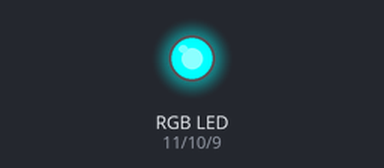
Simulated run of this sketch. Board: Arduino Uno, built with avr-gcc and run on an emulated ATmega328P. Parts: an RGB LED mixed from three pins (HIGH = lit).

Above: at 12.8 s.
At 26.2 s:
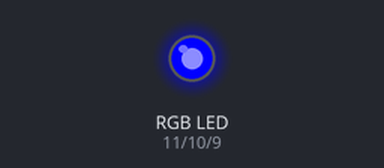
At 39.5 s:
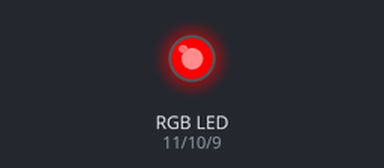
Timing chart, 0 to 40.0 s (numbered marks = the images above):
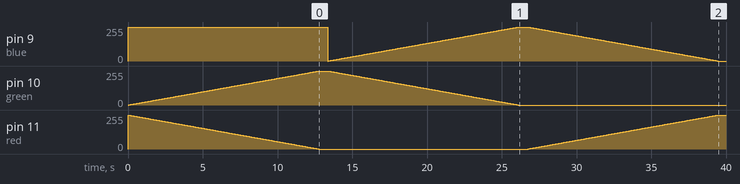

Measured:
- by itself, pin 10 (green): rises from 0/255 to 255/255 in 12.7 s, then falls to 0/255 in 13.4 s

The sketch:

piranha_led.ino
```cpp
/* http://www.instructables.com/id/RGB-LED-Tutorial-using-an-Arduino-RGBL/
 *
 *  Modify gradually values for each led brightness so , different colors come up

 circuit:
 * a common anode piranha led. In order to find Color order starting try to find anode first
 * classic 220 Ω resistors for each led
 * for common anode leds 255 is when they are off and 0 is maximum brightness
 */

int blue=9, green=10, red=11, wait=50, zero=255;
bool cathode = 0; // if it is a common cathode led or an anode led but transistor is used

void setup() {

  if (cathode) zero=0;
  Serial.begin(9600);
  pinMode(blue, OUTPUT);
  pinMode(green, OUTPUT);
  pinMode(red, OUTPUT);
  analogWrite(blue,zero); // we switch off all the colors
  analogWrite(green,zero);
  analogWrite(red,zero);
}

void swap(int *p , int *q){
  int *temp;
  temp = p ;
  p = q;
  q = temp;
}

void colors(int colorOne ,int colorTwo){

  if (cathode) swap(&colorOne,&colorTwo);
  for (int i=0; i<256; i++){
   analogWrite(colorOne,255-i);   // we start with colorOne
   analogWrite(colorTwo,i);  // and gradually we increase colorTwo
   delay(wait);
  }
   delay(wait+500);

}

void loop() {
   colors(red,green); // start with red and gradually increase green
   colors(green,blue);
   colors(blue,red);
}
```
